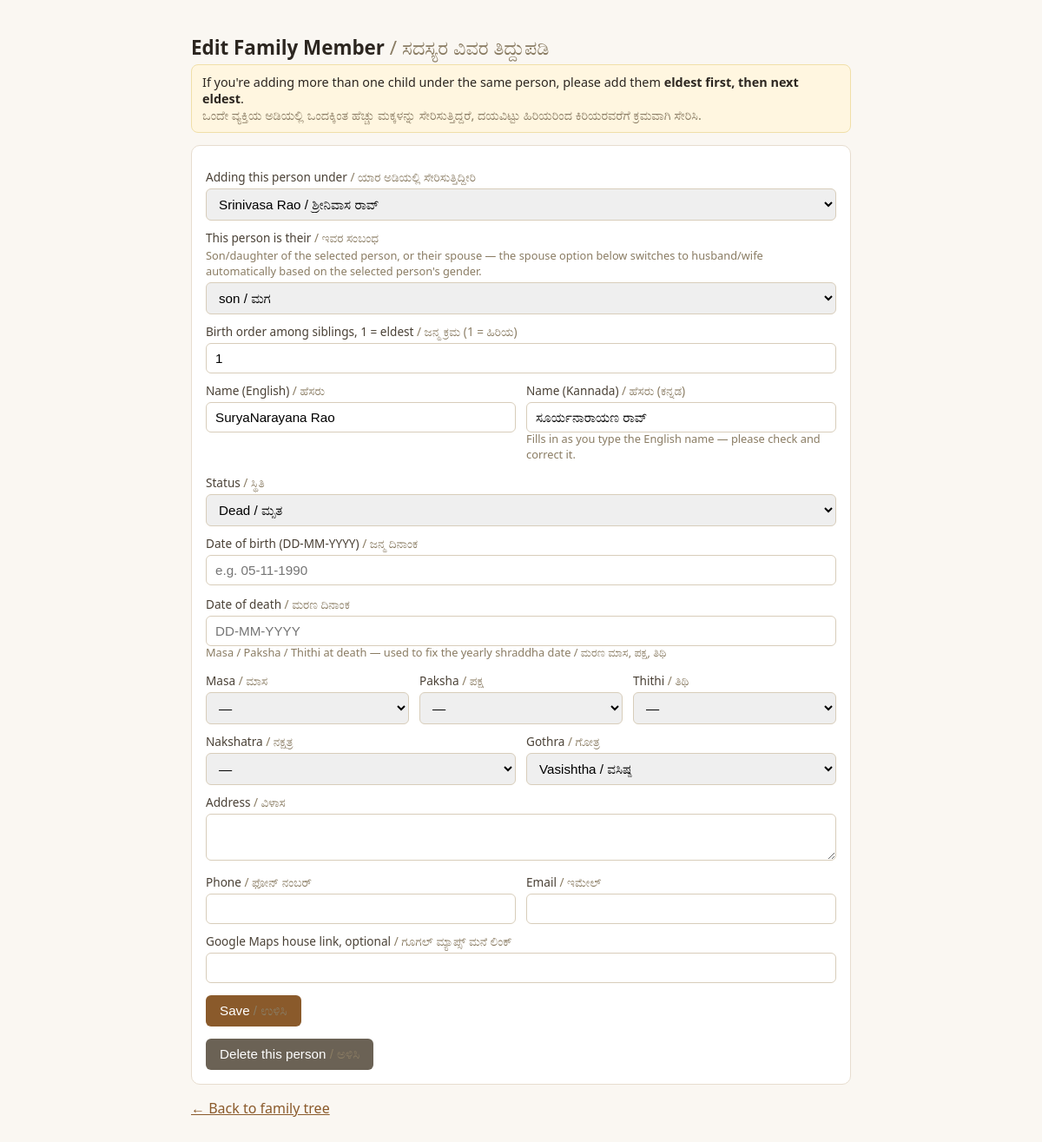
The app's page /admin/root/edit/5 (signed in) with its own data.
### models.py (models this page shows, shortened)
class Person(db.Model):
    id = db.Column(db.Integer, primary_key=True)
    branch_id = db.Column(db.Integer, db.ForeignKey("branch.id"), nullable=True)
    parent_id = db.Column(db.Integer, db.ForeignKey("person.id"), nullable=True)
    relation_type = db.Column(db.String(20), nullable=False)  # root/son/daughter/spouse
    gender = db.Column(db.String(10))
    alive_status = db.Column(db.String(10), default="Alive")
    name = db.Column(db.String(120), nullable=False)       # English spelling
    name_kn = db.Column(db.String(120))                     # Kannada spelling (auto-suggested, editable)
    dob = db.Column(db.String(20))   # DD-MM-YYYY, optional
    dod = db.Column(db.String(20))   # DD-MM-YYYY, optional
    dod_masa = db.Column(db.String(30))    # lunar month at death (e.g. Chaitra), for Paksha Masa rites
    dod_paksha = db.Column(db.String(20))  # Shukla / Krishna paksha at death
    dod_thithi = db.Column(db.String(30))  # thithi at death (e.g. Chaturdashi)
    nakshatra = db.Column(db.String(60))      # nakshatra at birth
    gothra = db.Column(db.String(60))
    address = db.Column(db.Text)
    phone = db.Column(db.String(20))
    email = db.Column(db.String(120))
    maps_link = db.Column(db.String(400))
    sibling_order = db.Column(db.Integer, default=1)  # 1 = eldest
    created_at = db.Column(db.DateTime, default=db.func.now())
    children = db.relationship(
        "Person",
        backref=db.backref("parent", remote_side=[id]),
        foreign_keys=[parent_id],
    )

### app.py (the view, shortened to what this page needs)
@app.route("/admin/root/edit/<int:person_id>", methods=["GET", "POST"])
def admin_root_edit_person(person_id):
    if not require_admin():
        return redirect(url_for("admin_login"))
    person = Person.query.filter_by(id=person_id, branch_id=None).first_or_404()
    root = get_root_person()
    rows = person_tree_rows(root, branch_id=None)
    def is_descendant_or_self(candidate):
        node = candidate
        while node is not None:
            if node.id == person.id:
                return True
            node = node.parent
        return False
    people_for_dropdown = [p for p, _depth in rows if not is_descendant_or_self(p)]
    return render_template(
        "person_form.html",
        branch=None,
        person=person,
        nakshatra_is_other=is_custom_value(person.nakshatra, NAKSHATRAS),
        gothra_is_other=is_custom_value(person.gothra, GOTHRAS),
        is_anchor=(person.id == root.id),
        people_for_dropdown=people_for_dropdown,
        default_parent_id=person.parent_id,
        default_relation=person.relation_type,
        relations=RELATION_CHOICES,
        genders=GENDER_CHOICES,
        statuses=STATUS_CHOICES,
        nakshatras=NAKSHATRAS,
        gothras=GOTHRAS,
        masas=MASAS,
        pakshas=PAKSHAS,
        thithis=THITHIS,
    )

### app.py (called while the page is built)
@app.context_processor
def inject_site_name():
    return {"site_name": SITE_NAME}

def require_admin():
    return session.get("is_admin", False)

def get_root_person():
    return Person.query.filter_by(relation_type="root", branch_id=None).first()

def is_custom_value(value, choices):
    known_keys = {key for key, _en, _kn in choices}
    return bool(value) and value not in known_keys

def person_tree_rows(anchor, branch_id):
    people_by_parent = {}
    others = Person.query.filter(Person.branch_id == branch_id, Person.id != anchor.id).all()
    all_people = [anchor] + others
    for p in all_people:
        people_by_parent.setdefault(p.parent_id, []).append(p)
    for siblings in people_by_parent.values():
        siblings.sort(key=lambda p: (p.sibling_order or 1))
    rows = []
    def walk(person, depth):
        rows.append((person, depth))
        for child in people_by_parent.get(person.id, []):
            walk(child, depth + 1)
    walk(anchor, 0)
    return rows

### templates/person_form.html (shortened to what this page needs)
{% extends "base.html" %}
{% block content %}
{% if person %}
<h1>Edit Family Member <span class="kn">/ ಸದಸ್ಯರ ವಿವರ ತಿದ್ದುಪಡಿ</span></h1>
{% else %}
<h1>Add a Family Member <span class="kn">/ ಕುಟುಂಬ ಸದಸ್ಯರನ್ನು ಸೇರಿಸಿ</span></h1>
{% endif %}
<div class="note">
  {% if is_anchor %}
  This is you / the person this branch starts from — your position in the wider family tree is fixed by the admin, but everything below is your own details to fill in or correct.
  <br><span class="kn">ಇದು ನೀವೇ / ಈ ಶಾಖೆ ಪ್ರಾರಂಭವಾಗುವ ವ್ಯಕ್ತಿ — ಕುಟುಂಬ ವೃಕ್ಷದಲ್ಲಿ ನಿಮ್ಮ ಸ್ಥಾನವನ್ನು ನಿರ್ವಾಹಕರು ನಿಗದಿಪಡಿಸಿದ್ದಾರೆ, ಆದರೆ ಉಳಿದ ವಿವರಗಳನ್ನು ನೀವು ತುಂಬಬಹುದು ಅಥವಾ ಸರಿಪಡಿಸಬಹುದು.</span>
  {% else %}
  If you're adding more than one child under the same person, please add them <strong>eldest first, then next eldest</strong>.
  <br><span class="kn">ಒಂದೇ ವ್ಯಕ್ತಿಯ ಅಡಿಯಲ್ಲಿ ಒಂದಕ್ಕಿಂತ ಹೆಚ್ಚು ಮಕ್ಕಳನ್ನು ಸೇರಿಸುತ್ತಿದ್ದರೆ, ದಯವಿಟ್ಟು ಹಿರಿಯರಿಂದ ಕಿರಿಯರವರೆಗೆ ಕ್ರಮವಾಗಿ ಸೇರಿಸಿ.</span>
  {% endif %}
</div>
<div class="card">
  <form method="post" id="personForm" action="{% if person %}{% if branch %}{{ url_for('branch_edit_person', token=branch.token, person_id=person.id) }}{% else %}{{ url_for('admin_root_edit_person', person_id=person.id) }}{% endif %}{% else %}{% if branch %}{{ url_for('branch_add_person', token=branch.token) }}{% else %}{{ url_for('admin_root_add_person') }}{% endif %}{% endif %}">
    {% if not is_anchor %}
    <label>Adding this person under <span class="kn">/ ಯಾರ ಅಡಿಯಲ್ಲಿ ಸೇರಿಸುತ್ತಿದ್ದೀರಿ</span></label>
    <select name="parent_id" id="parent_id" required onchange="updateRelationOptions()">
      {% for p in people_for_dropdown %}
        <option value="{{ p.id }}" data-gender="{{ p.gender }}" {% if p.id == default_parent_id %}selected{% endif %}>{{ p.name }}{% if p.name_kn %} / {{ p.name_kn }}{% endif %}</option>
      {% endfor %}
    </select>
    <label>This person is their <span class="kn">/ ಇವರ ಸಂಬಂಧ</span></label>
    <div class="hint">Son/daughter of the selected person, or their spouse — the spouse option below switches to husband/wife automatically based on the selected person's gender.</div>
    <select name="relation_type" id="relation_type" onchange="toggleSiblingOrder()">
      {% for r in relations %}
        <option value="{{ r }}" id="opt_{{ r }}" {% if r == default_relation %}selected{% endif %}>
          {{ r }}{% if r == 'son' %} / ಮಗ{% elif r == 'daughter' %} / ಮಗಳು{% elif r == 'wife' %} / ಪತ್ನಿ{% elif r == 'husband' %} / ಪತಿ{% endif %}
        </option>
      {% endfor %}
    </select>
    {% endif %}
    <div id="sibling_order_field">
      <label>Birth order among siblings, 1 = eldest <span class="kn">/ ಜನ್ಮ ಕ್ರಮ (1 = ಹಿರಿಯ)</span></label>
      <input type="number" name="sibling_order" id="sibling_order" value="{{ person.sibling_order if person else 1 }}" min="1">
    </div>
    <div class="row2">
      <div>
        <label for="name">Name (English) <span class="kn">/ ಹೆಸರು</span></label>
        <input type="text" name="name" id="name" value="{{ person.name if person else '' }}" required>
      </div>
      <div>
        <label for="name_kn">Name (Kannada) <span class="kn">/ ಹೆಸರು (ಕನ್ನಡ)</span></label>
        <input type="text" name="name_kn" id="name_kn" value="{{ person.name_kn if person else '' }}">
        <div class="hint">Fills in as you type the English name — please check and correct it.</div>
      </div>
    </div>
    <label>Status <span class="kn">/ ಸ್ಥಿತಿ</span></label>
    <select name="alive_status" id="alive_status" onchange="toggleDod()">
      {% for s in statuses %}
        <option value="{{ s }}" {% if person and person.alive_status == s %}selected{% endif %}>{{ s }}{% if s == 'Alive' %} / ಜೀವಂತ{% else %} / ಮೃತ{% endif %}</option>
      {% endfor %}
    </select>
    <label for="dob">Date of birth (DD-MM-YYYY) <span class="kn">/ ಜನ್ಮ ದಿನಾಂಕ</span></label>
    <input type="text" name="dob" id="dob" value="{{ person.dob if person else '' }}" placeholder="e.g. 05-11-1990" oninput="updateAge()">
    <div id="dod_field">
      <label for="dod">Date of death <span class="kn">/ ಮರಣ ದಿನಾಂಕ</span></label>
      <input type="text" name="dod" id="dod" value="{{ person.dod if person else '' }}" placeholder="DD-MM-YYYY">
      <div class="hint">Masa / Paksha / Thithi at death — used to fix the yearly shraddha date <span class="kn">/ ಮರಣ ಮಾಸ, ಪಕ್ಷ, ತಿಥಿ</span></div>
      <div class="row2">
        <div>
          <label for="dod_masa">Masa <span class="kn">/ ಮಾಸ</span></label>
          <select name="dod_masa" id="dod_masa">
            <option value="">—</option>
          </select>
        </div>
        <div>
          <label for="dod_paksha">Paksha <span class="kn">/ ಪಕ್ಷ</span></label>
          <select name="dod_paksha" id="dod_paksha">
            <option value="">—</option>
          </select>
        </div>
        <div>
          <label for="dod_thithi">Thithi <span class="kn">/ ತಿಥಿ</span></label>
          <select name="dod_thithi" id="dod_thithi">
            <option value="">—</option>
          </select>
        </div>
      </div>
    </div>
    <div class="row2">
      <div>
        <label for="nakshatra">Nakshatra <span class="kn">/ ನಕ್ಷತ್ರ</span></label>
        <select name="nakshatra" id="nakshatra" onchange="toggleOther('nakshatra')">
          <option value="">—</option>
        </select>
      </div>
      <div>
        <label for="gothra">Gothra <span class="kn">/ ಗೋತ್ರ</span></label>
        <select name="gothra" id="gothra" onchange="toggleOther('gothra')">
          {% for key, en, kn in gothras %}<option value="{{ key }}" {% if person and ((person.gothra == key) or (key == 'Other' and gothra_is_other)) %}selected{% endif %}>{{ en }} / {{ kn }}</option>{% endfor %}
        </select>
      </div>
    </div>
    <label for="address">Address <span class="kn">/ ವಿಳಾಸ</span></label>
    <textarea name="address" id="address" rows="2">{{ person.address if person else '' }}</textarea>
    <div class="row2">
      <div>
        <label for="phone">Phone <span class="kn">/ ಫೋನ್ ನಂಬರ್</span></label>
        <input type="text" name="phone" id="phone" value="{{ person.phone if person else '' }}">
      </div>
      <div>
        <label for="email">Email <span class="kn">/ ಇಮೇಲ್</span></label>
        <input type="email" name="email" id="email" value="{{ person.email if person else '' }}">
      </div>
    </div>
    <label for="maps_link">Google Maps house link, optional <span class="kn">/ ಗೂಗಲ್ ಮ್ಯಾಪ್ಸ್ ಮನೆ ಲಿಂಕ್</span></label>
    <input type="text" name="maps_link" id="maps_link" value="{{ person.maps_link if person else '' }}">
    <button type="submit">Save <span class="kn">/ ಉಳಿಸಿ</span></button>
  </form>
  {% if person %}
  <form method="post"
        action="{% if branch %}{{ url_for('branch_delete_person', token=branch.token, person_id=person.id) }}{% else %}{{ url_for('admin_root_delete_person', person_id=person.id) }}{% endif %}"
        onsubmit="return confirm('Delete {{ person.name }} and everyone entered under them? This cannot be undone.');">
    <button type="submit" class="btn secondary">Delete this person <span class="kn">/ ಅಳಿಸಿ</span></button>
  </form>
  {% endif %}
</div>
<p>
  {% if branch %}
    <a href="{{ url_for('branch_home', token=branch.token) }}">&larr; Back to family tree</a>
  {% else %}
    <a href="{{ url_for('admin_root_home') }}">&larr; Back to family tree</a>
  {% endif %}
</p>
{% endblock %}

### templates/base.html (style rules this page uses)
body { font-family: system-ui, sans-serif; background: #faf7f2; color: #2c2620; margin: 0; }
h1 { font-size: 1.4rem; margin-bottom: 4px; }
.card { background: #fff; border: 1px solid #e7ddcf; border-radius: 10px; padding: 16px; margin-bottom: 14px; }
label { display: block; font-size: 0.85rem; margin: 10px 0 4px; color: #4a4136; }
input, select, textarea { width: 100%; box-sizing: border-box; padding: 8px 10px; border: 1px solid #d8cdba; border-radius: 6px; font-size: 0.95rem; }
.row2 { display: flex; gap: 12px; }
.row2 > div { flex: 1; }
button, .btn { display: inline-block; background: #8a5a2b; color: #fff; border: none; padding: 9px 16px; border-radius: 6px; font-size: 0.95rem; cursor: pointer; text-decoration: none; margin-top: 14px; }
.btn.secondary { background: #6b6255; }
.note { background: #fff6e0; border: 1px solid #f0dfa8; padding: 10px 12px; border-radius: 8px; font-size: 0.9rem; margin-bottom: 14px; }
a { color: #8a5a2b; }
.kn { color: #8a7c63; font-weight: normal; }
.hint { font-size: 0.8rem; color: #8a7c63; margin-top: -2px; margin-bottom: 4px; }

### records on screen
Person: relation_type "son / ಮಗ", sibling_order "1", name "SuryaNarayana Rao", name_kn "ಸೂರ್ಯನಾರಾಯಣ ರಾವ್", alive_status "Dead / ಮೃತ", gothra "Vasishtha / ವಸಿಷ್ಠ"

### other values on screen
form field parent_id "Srinivasa Rao / ಶ್ರೀನಿವಾಸ ರಾವ್"
